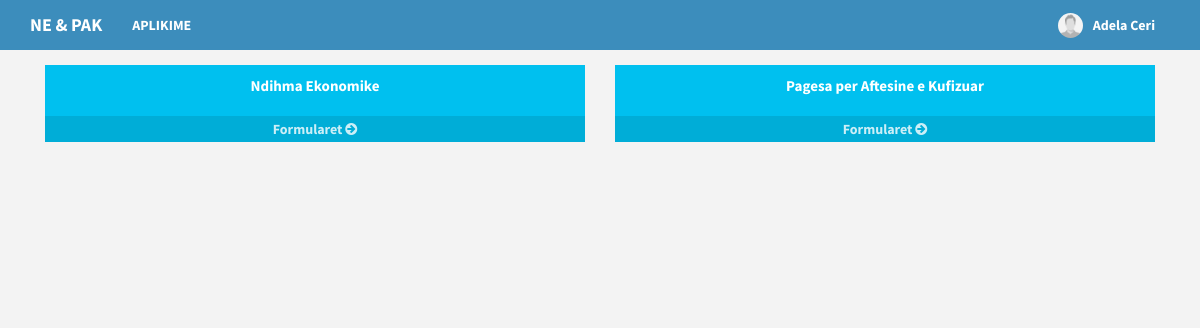
The page /home.php (signed in) on the database its author committed.
### tables this page shows
CREATE TABLE `users` (
  `id` int(11) NOT NULL,
  `email` varchar(200) NOT NULL,
  `password` varchar(60) NOT NULL,
  `type` int(1) NOT NULL,
  `firstname` varchar(50) NOT NULL,
  `lastname` varchar(50) NOT NULL,
  `address` text NOT NULL,
  `contact_info` varchar(100) NOT NULL,
  `photo` varchar(200) NOT NULL,
  `status` int(1) NOT NULL,
  `activate_code` varchar(15) NOT NULL,
  `reset_code` varchar(15) NOT NULL,
  `created_on` date NOT NULL
);

CREATE TABLE `category` (
  `id` int(11) NOT NULL,
  `name` varchar(100) NOT NULL,
  `cat_slug` varchar(150) NOT NULL
);

### includes/session.php (called while the page is built, shortened)
<?php
	include 'includes/conn.php';
	if(isset($_SESSION['user'])){
		$conn = $pdo->open();
		try{
			$stmt = $conn->prepare("SELECT * FROM users WHERE id=:id");
			$stmt->execute(['id'=>$_SESSION['user']]);
			$user = $stmt->fetch();
		}
		catch(PDOException $e){
			echo "There is some problem in connection: " . $e->getMessage();
		}
	}
?>

### home.php (the view, shortened to what this page needs)
<?php include 'includes/session.php'; ?>
<?php include 'includes/header.php'; ?>
<body class="hold-transition skin-blue layout-top-nav">
<div class="wrapper">
	<?php include 'includes/navbar.php'; ?>
	  <div class="content-wrapper">
	    <div class="container">
	      <section class="content">
          <div class="row">
            <?php
              $conn = $pdo->open();
              try{
                $stmt = $conn->prepare("SELECT * FROM category");
                $stmt->execute();
                foreach($stmt as $row){
                  echo "
                    <div class='col-lg-6 col-xs-6'>
                      <div class='small-box bg-aqua'>
                        <div class='inner text-center'>
                          <p>".$row['name']."</p>
                        </div>
                          <a href='category.php?category=".$row['cat_slug']."' class='small-box-footer'>Formularet <i class='fa fa-arrow-circle-right'></i></a>
                        </div>
                      </div>
                      ";
                }
              }
              catch(PDOException $e){
                echo "There is some problem in connection: " . $e->getMessage();
              }
            ?>
	      </section>
	    </div>
	  </div>
</div>
</body>
</html>

### includes/navbar.php (shortened to what this page needs)
<header class="main-header">
  <nav class="navbar navbar-static-top">
    <div class="container">
      <div class="navbar-header">
        <a href="index.php" class="navbar-brand"><b>NE & PAK</a>
      </div>
      <div class="collapse navbar-collapse pull-left" id="navbar-collapse">
        <ul class="nav navbar-nav">
          <?php if (!isset($_SESSION['user'])) {
          	echo '<li><a href="index.php">HOME</a></li>
            <li><a href="#about">RETH NESH</a></li>
            <li><a href="#services">SHERBIMET</a></li>
            <li><a href="#contact">NA KONTAKTONI</a></li>';}
            else {
              echo '<li><a href="home.php">APLIKIME</a></li>';
            }
          ?>
        </ul>
      </div>
      <div class="navbar-custom-menu">
        <ul class="nav navbar-nav">
          <?php
            if(isset($_SESSION['user'])){
              $image = (!empty($user['photo'])) ? 'images/'.$user['photo'] : 'images/profile.jpg';
              echo '
                <li class="dropdown user user-menu">
                  <a href="#" class="dropdown-toggle" data-toggle="dropdown">
                    <img src="'.$image.'" class="user-image" alt="User Image">
                    <span class="hidden-xs">'.$user['firstname'].' '.$user['lastname'].'</span>
                  </a>
                  <ul class="dropdown-menu">
                    <li class="user-footer">
                      <div class="pull-left">
                        <a href="profile.php" class="btn btn-default btn-flat">Profili</a>
                      </div>
                      <div class="pull-right">
                        <a href="logout.php" class="btn btn-default btn-flat">Dil</a>
                      </div>
                    </li>
                  </ul>
                </li>
              ';
            }
            else{
              echo "
                <li><a href='login.php'>Hyr</a></li>
                <li><a href='signup.php'>Regjistrohu</a></li>
              ";
            }
          ?>
        </ul>
      </div>
    </div>
  </nav>
</header>

### css/style.css (style rules this page uses)
.skin-blue .main-header .navbar { background-color: #00a1ff; }
.skin-blue .wrapper, .skin-blue .left-side { background-color: #3c8dbc; }
.main-header { background-color: #3c8dbc; }
.skin-blue .main-header .navbar .nav > li > a { color: #ffffff; }
html, body { height: 100%; }
body { font-family: 'Source Sans Pro', 'Helvetica Neue', Helvetica, Arial, sans-serif; font-weight: 400; overflow-x: hidden; overflow-y: auto; }
.wrapper { height: 100%; position: relative; overflow-x: hidden; overflow-y: auto; }
.wrapper:before, .wrapper:after { content: " "; display: table; }
.wrapper:after { clear: both; }
.main-header { position: relative; max-height: 100px; z-index: 1030; }
.hold-transition .content-wrapper, .hold-transition .right-side, .hold-transition .main-footer, .hold-transition .main-sidebar, .hold-transition .left-side, .hold-transition .main-header .navbar, .hold-transition .main-header .logo, .hold-transition .menu-open .fa-angle-left { -webkit-transition: none; -o-transition: none; transition: none; }
a { color: #337ab7; }
.main-header .navbar { -webkit-transition: margin-left 0.3s ease-in-out; -o-transition: margin-left 0.3s ease-in-out; transition: margin-left 0.3s ease-in-out; margin-bottom: 0; margin-left: 230px; border: none; min-height: 50px; border-radius: 0; }
.main-header .navbar-custom-menu, .main-header .navbar-right { float: right; }
.navbar-custom-menu > .navbar-nav > li { position: relative; }
.content-wrapper { min-height: 100%; background-color: #f3f3f3; z-index: 800; }
.content-wrapper, .main-footer { -webkit-transition: -webkit-transform 0.3s ease-in-out, margin 0.3s ease-in-out; -moz-transition: -moz-transform 0.3s ease-in-out, margin 0.3s ease-in-out; -o-transition: -o-transform 0.3s ease-in-out, margin 0.3s ease-in-out; transition: transform 0.3s ease-in-out, margin 0.3s ease-in-out; margin-left: 230px; z-index: 820; }
.content { min-height: 250px; padding: 15px; margin-right: auto; margin-left: auto; padding-left: 15px; padding-right: 15px; }
.skin-blue .main-header .navbar { background-color: #3c8dbc; }
.layout-top-nav .main-header .navbar { margin-left: 0; }
.main-header .navbar-brand { color: #fff; }
.navbar-nav > .user-menu .user-image { float: left; width: 25px; height: 25px; border-radius: 50%; margin-right: 10px; margin-top: -2px; }
.layout-top-nav .content-wrapper, .layout-top-nav .main-footer { margin-left: 0; }
.bg-aqua, .callout.callout-info, .alert-info, .label-info, .modal-info .modal-body { background-color: #00c0ef !important; }
.bg-red, .bg-yellow, .bg-aqua, .bg-blue, .bg-light-blue, .bg-green, .bg-navy, .bg-teal, .bg-olive, .bg-lime, .bg-orange, .bg-fuchsia, .bg-purple, .bg-maroon, .bg-black, .bg-red-active, .bg-yellow-active, .bg-aqua-active, .bg-blue-active, .bg-light-blue-active, .bg-green-active, .bg-navy-active, .bg-teal-active, .bg-olive-active, .bg-lime-active, .bg-orange-active, .bg-fuchsia-active, .bg-purple-active, .bg-maroon-active, .bg-black-active, .callout.callout-danger, .callout.callout-warning, .callout.callout-info, .callout.callout-success, .alert-success, .alert-danger, .alert-error, .alert-warning, .alert-info, .label-danger, .label-info, .label-warning, .label-primary, .label-success, .modal-primary .modal-body, .modal-primary .modal-header, .modal-primary .modal-footer, .modal-warning .modal-body, .modal-warning .modal-header, .modal-warning .modal-footer, .modal-info .modal-body, .modal-info .modal-header, .modal-info .modal-footer, .modal-success .modal-body, .modal-success .modal-header, .modal-success .modal-footer, .modal-danger .modal-body, .modal-danger .modal-header, .modal-danger .modal-footer { color: #fff !important; }
.small-box > .inner { padding: 10px; }
.small-box h3, .small-box p { z-index: 5; }
.small-box p { font-size: 15px; }
.small-box > .small-box-footer { position: relative; text-align: center; padding: 3px 0; color: #fff; color: rgba(255, 255, 255, 0.8); display: block; z-index: 10; background: rgba(0, 0, 0, 0.1); text-decoration: none; }

### rows shown on the page
users: firstname "Adela", lastname "Ceri"
category: name "Ndihma Ekonomike"
category: name "Pagesa per Aftesine e Kufizuar"
